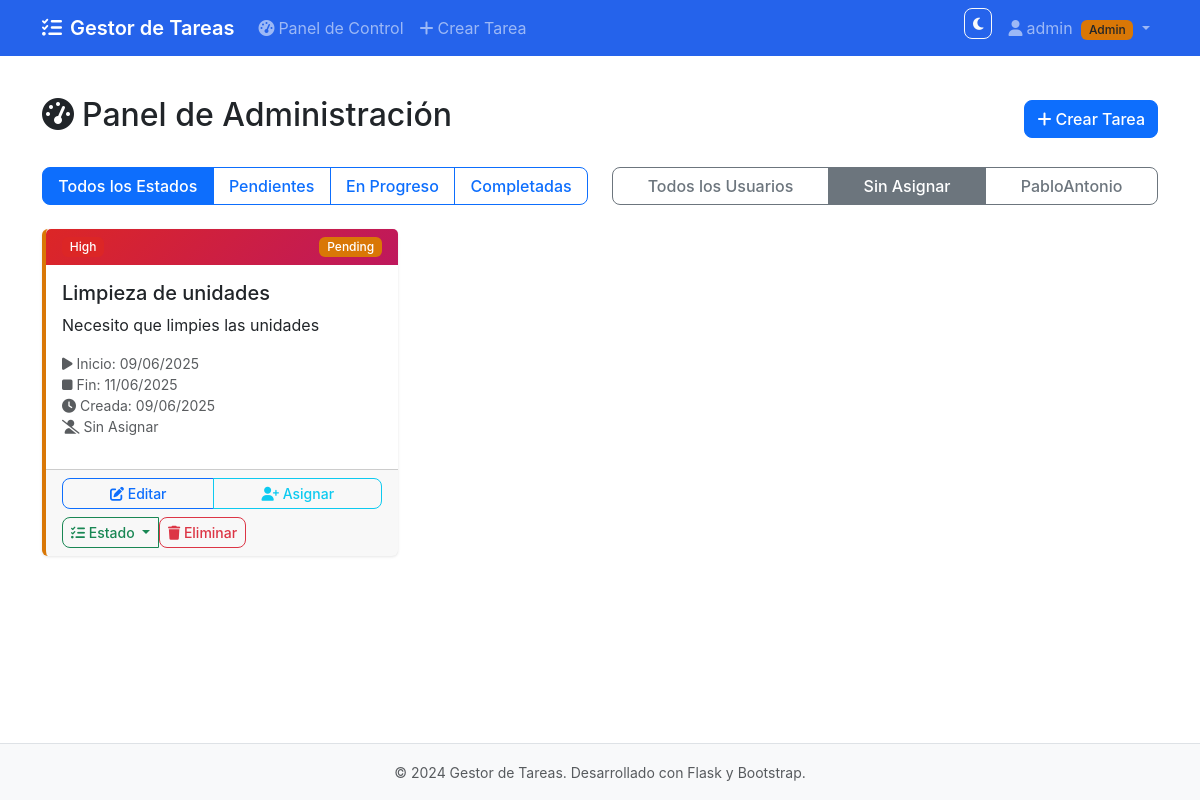
/admin_dashboard?status=all&user=unassigned (signed in), run on the app's committed database.
### models.py (models this page shows, shortened)
class User(UserMixin, db.Model):
    id = db.Column(db.Integer, primary_key=True)
    username = db.Column(db.String(64), unique=True, nullable=False)
    email = db.Column(db.String(120), unique=True, nullable=False)
    password_hash = db.Column(db.String(256), nullable=False)
    is_admin = db.Column(db.Boolean, default=False, nullable=False)
    created_at = db.Column(db.DateTime, default=datetime.utcnow)
    assigned_tasks = db.relationship('Task', foreign_keys='Task.assigned_to_id', backref='assigned_user', lazy=True)

class Task(db.Model):
    id = db.Column(db.Integer, primary_key=True)
    title = db.Column(db.String(200), nullable=False)
    description = db.Column(db.Text)
    start_date = db.Column(db.Date)
    end_date = db.Column(db.Date)
    status = db.Column(db.String(20), default='pending', nullable=False)  # pending, in_progress, completed
    priority = db.Column(db.String(10), default='medium', nullable=False)  # low, medium, high
    created_at = db.Column(db.DateTime, default=datetime.utcnow)
    updated_at = db.Column(db.DateTime, default=datetime.utcnow, onupdate=datetime.utcnow)
    assigned_to_id = db.Column(db.Integer, db.ForeignKey('user.id'))
    created_by_id = db.Column(db.Integer, db.ForeignKey('user.id'), nullable=False)
    created_by = db.relationship('User', foreign_keys=[created_by_id], backref='created_tasks')
    @property
    def status_badge_class(self):
        status_classes = {
            'pending': 'bg-warning',
            'in_progress': 'bg-info',
            'completed': 'bg-success'
        }
        return status_classes.get(self.status, 'bg-secondary')
    @property
    def priority_badge_class(self):
        priority_classes = {
            'low': 'bg-secondary',
            'medium': 'bg-primary',
            'high': 'bg-danger'
        }
        return priority_classes.get(self.priority, 'bg-secondary')

### routes.py (the view)
@app.route('/admin_dashboard')
@login_required
def admin_dashboard():
    if not current_user.is_admin:
        flash('Access denied. Admin privileges required.', 'error')
        return redirect(url_for('dashboard'))
    status_filter = request.args.get('status', 'all')
    user_filter = request.args.get('user', 'all')
    query = Task.query
    if status_filter != 'all':
        query = query.filter_by(status=status_filter)
    if user_filter != 'all':
        if user_filter == 'unassigned':
            query = query.filter_by(assigned_to_id=None)
        else:
            query = query.filter_by(assigned_to_id=int(user_filter))
    tasks = query.order_by(Task.created_at.desc()).all()
    users = User.query.filter_by(is_admin=False).all()
    return render_template('admin_dashboard.html', tasks=tasks, users=users,
                         status_filter=status_filter, user_filter=user_filter)

### app.py (called while the page is built)
@login_manager.user_loader
def load_user(user_id):
    from models import User
    return User.query.get(int(user_id))

### templates/admin_dashboard.html (shortened to what this page needs)
{% extends "base.html" %}
{% block content %}
<div class="row">
    <div class="col-12">
        <div class="d-flex justify-content-between align-items-center mb-4">
            <h2><i class="fas fa-tachometer-alt me-2"></i>Panel de Administración</h2>
            <a href="{{ url_for('create_task') }}" class="btn btn-primary">
                <i class="fas fa-plus me-1"></i>Crear Tarea
            </a>
        </div>
        <div class="row mb-4">
            <div class="col-md-6">
                <div class="btn-group w-100" role="group">
                    <a href="{{ url_for('admin_dashboard', status='all', user=user_filter) }}"
                       class="btn {{ 'btn-primary' if status_filter == 'all' else 'btn-outline-primary' }}">
                        Todos los Estados
                    </a>
                    <a href="{{ url_for('admin_dashboard', status='pending', user=user_filter) }}"
                       class="btn {{ 'btn-primary' if status_filter == 'pending' else 'btn-outline-primary' }}">
                        Pendientes
                    </a>
                    <a href="{{ url_for('admin_dashboard', status='in_progress', user=user_filter) }}"
                       class="btn {{ 'btn-primary' if status_filter == 'in_progress' else 'btn-outline-primary' }}">
                        En Progreso
                    </a>
                    <a href="{{ url_for('admin_dashboard', status='completed', user=user_filter) }}"
                       class="btn {{ 'btn-primary' if status_filter == 'completed' else 'btn-outline-primary' }}">
                        Completadas
                    </a>
                </div>
            </div>
            <div class="col-md-6">
                <div class="btn-group w-100" role="group">
                    <a href="{{ url_for('admin_dashboard', status=status_filter, user='all') }}"
                       class="btn {{ 'btn-secondary' if user_filter == 'all' else 'btn-outline-secondary' }}">
                        Todos los Usuarios
                    </a>
                    <a href="{{ url_for('admin_dashboard', status=status_filter, user='unassigned') }}"
                       class="btn {{ 'btn-secondary' if user_filter == 'unassigned' else 'btn-outline-secondary' }}">
                        Sin Asignar
                    </a>
                    {% for user in users %}
                    <a href="{{ url_for('admin_dashboard', status=status_filter, user=user.id) }}"
                       class="btn {{ 'btn-secondary' if user_filter == user.id|string else 'btn-outline-secondary' }}">
                        {{ user.username }}
                    </a>
                    {% endfor %}
                </div>
            </div>
        </div>
        {% if tasks %}
        <div class="row">
            {% for task in tasks %}
            <div class="col-md-6 col-lg-4 mb-4">
                <div class="card h-100 task-card">
                    <div class="card-header d-flex justify-content-between align-items-center">
                        <span class="badge {{ task.priority_badge_class }}">
                            {{ task.priority|title }}
                        </span>
                        <span class="badge {{ task.status_badge_class }}">
                            {{ task.status.replace('_', ' ')|title }}
                        </span>
                    </div>
                    <div class="card-body">
                        <h5 class="card-title">{{ task.title }}</h5>
                        {% if task.description %}
                        <p class="card-text">{{ task.description[:100] }}{% if task.description|length > 100 %}...{% endif %}</p>
                        {% endif %}
                        <div class="small text-muted mb-3">
                            {% if task.start_date %}
                            <div><i class="fas fa-play me-1"></i>Inicio: {{ task.start_date.strftime('%d/%m/%Y') }}</div>
                            {% endif %}
                            {% if task.end_date %}
                            <div><i class="fas fa-stop me-1"></i>Fin: {{ task.end_date.strftime('%d/%m/%Y') }}</div>
                            {% endif %}
                            <div><i class="fas fa-clock me-1"></i>Creada: {{ task.created_at.strftime('%d/%m/%Y') }}</div>
                            {% if task.assigned_user %}
                            <div><i class="fas fa-user me-1"></i>Asignada a: {{ task.assigned_user.username }}</div>
                            {% else %}
                            <div><i class="fas fa-user-slash me-1"></i>Sin Asignar</div>
                            {% endif %}
                        </div>
                    </div>
                    <div class="card-footer">
                        <div class="btn-group w-100 mb-2" role="group">
                            <a href="{{ url_for('edit_task', task_id=task.id) }}" class="btn btn-sm btn-outline-primary">
                                <i class="fas fa-edit"></i> Editar
                            </a>
                            <a href="{{ url_for('assign_task', task_id=task.id) }}" class="btn btn-sm btn-outline-info">
                                <i class="fas fa-user-plus"></i> Asignar
                            </a>
                        </div>
                        <div class="btn-group w-100" role="group">
                            <div class="btn-group" role="group">
                                <button type="button" class="btn btn-sm btn-outline-success dropdown-toggle" data-bs-toggle="dropdown">
                                    <i class="fas fa-tasks"></i> Estado
                                </button>
                            </div>
                            <form method="POST" action="{{ url_for('delete_task', task_id=task.id) }}" class="d-inline"
                                  onsubmit="return confirm('¿Estás seguro que querés eliminar esta tarea?')">
                                <button type="submit" class="btn btn-sm btn-outline-danger">
                                    <i class="fas fa-trash"></i> Eliminar
                                </button>
                            </form>
                        </div>
                    </div>
                </div>
            </div>
            {% endfor %}
        </div>
        {% endif %}
    </div>
</div>
{% endblock %}

### templates/base.html (shortened to what this page needs)
<!DOCTYPE html>
<html lang="es-AR" data-bs-theme="light">
<head>
    <link href="https://cdn.jsdelivr.net/npm/bootstrap@5.3.2/dist/css/bootstrap.min.css" rel="stylesheet">
    <link rel="stylesheet" href="https://cdnjs.cloudflare.com/ajax/libs/font-awesome/6.4.0/css/all.min.css">
    <link rel="stylesheet" href="{{ url_for('static', filename='css/style.css') }}">
</head>
<body>
    {% if current_user.is_authenticated %}
    <nav class="navbar navbar-expand-lg navbar-dark bg-primary">
        <div class="container">
            <a class="navbar-brand" href="{{ url_for('index') }}">
                <i class="fas fa-tasks me-2"></i>Gestor de Tareas
            </a>
            <div class="collapse navbar-collapse" id="navbarNav">
                <ul class="navbar-nav me-auto">
                    {% if current_user.is_admin %}
                    <li class="nav-item">
                        <a class="nav-link" href="{{ url_for('admin_dashboard') }}">
                            <i class="fas fa-tachometer-alt me-1"></i>Panel de Control
                        </a>
                    </li>
                    <li class="nav-item">
                        <a class="nav-link" href="{{ url_for('create_task') }}">
                            <i class="fas fa-plus me-1"></i>Crear Tarea
                        </a>
                    </li>
                    {% else %}
                    <li class="nav-item">
                        <a class="nav-link" href="{{ url_for('dashboard') }}">
                            <i class="fas fa-tachometer-alt me-1"></i>Mis Tareas
                        </a>
                    </li>
                    {% endif %}
                </ul>
                <ul class="navbar-nav">
                    <li class="nav-item">
                        <button class="btn btn-outline-light btn-sm me-2" onclick="toggleDarkMode()">
                            <i class="fas fa-moon" id="theme-icon"></i>
                        </button>
                    </li>
                    <li class="nav-item dropdown">
                        <a class="nav-link dropdown-toggle" href="#" role="button" data-bs-toggle="dropdown">
                            <i class="fas fa-user me-1"></i>{{ current_user.username }}
                            {% if current_user.is_admin %}
                            <span class="badge bg-warning text-dark ms-1">Admin</span>
                            {% endif %}
                        </a>
                    </li>
                </ul>
            </div>
        </div>
    </nav>
    {% endif %}
    <main class="container mt-4 mb-5">
        {% block content %}{% endblock %}
    </main>
    <footer class="bg-light mt-auto py-3">
        <div class="container text-center">
            <small class="text-muted">
                © 2024 Gestor de Tareas. Desarrollado con Flask y Bootstrap.
            </small>
        </div>
    </footer>
</body>
</html>

### static/css/style.css (style rules this page uses)
:root { --bs-primary: #2563eb; --bs-primary-rgb: 37, 99, 235; --bs-secondary: #64748b; --bs-secondary-rgb: 100, 116, 139; --bs-success: #059669; --bs-success-rgb: 5, 150, 105; --bs-warning: #d97706; --bs-warning-rgb: 217, 119, 6; --bs-danger: #dc2626; --bs-danger-rgb: 220, 38, 38; --bs-info: #0891b2; --bs-info-rgb: 8, 145, 178; }
body { min-height: 100vh; display: flex; flex-direction: column; font-family: -apple-system, BlinkMacSystemFont, 'Segoe UI', Roboto, Oxygen, Ubuntu, Cantarell, sans-serif; transition: background-color 0.3s ease, color 0.3s ease; }
main { flex: 1; }
.task-card { transition: transform 0.2s ease, box-shadow 0.2s ease; border: none; box-shadow: 0 1px 3px rgba(0, 0, 0, 0.1); }
.card-header { background: linear-gradient(135deg, var(--bs-primary), var(--bs-info)); color: white; border-bottom: none; }
.badge { font-size: 0.75rem; font-weight: 500; }
.btn { transition: all 0.2s ease; border-radius: 0.5rem; font-weight: 500; }
.btn-group .btn { border-radius: 0; }
.btn-group .btn:first-child { border-top-left-radius: 0.5rem; border-bottom-left-radius: 0.5rem; }
.btn-group .btn:last-child { border-top-right-radius: 0.5rem; border-bottom-right-radius: 0.5rem; }
.navbar-brand { font-weight: 600; font-size: 1.25rem; }
footer { background-color: var(--bs-secondary-bg) !important; border-top: 1px solid var(--bs-border-color); }
.task-card { animation: fadeInUp 0.5s ease-out; }
.status-pending { border-left: 4px solid var(--bs-warning); }
.priority-high .card-header { background: linear-gradient(135deg, var(--bs-danger), #be185d); }
* { transition: background-color 0.3s ease, color 0.3s ease, border-color 0.3s ease; }

### data on the page
User: username "admin"
User: username "PabloAntonio"
Task: priority "High", status.replace "Pending", title "Limpieza de unidades", description "Necesito que limpies las unidades", start_date "09/06/2025", end_date "11/06/2025", created_at "09/06/2025"
